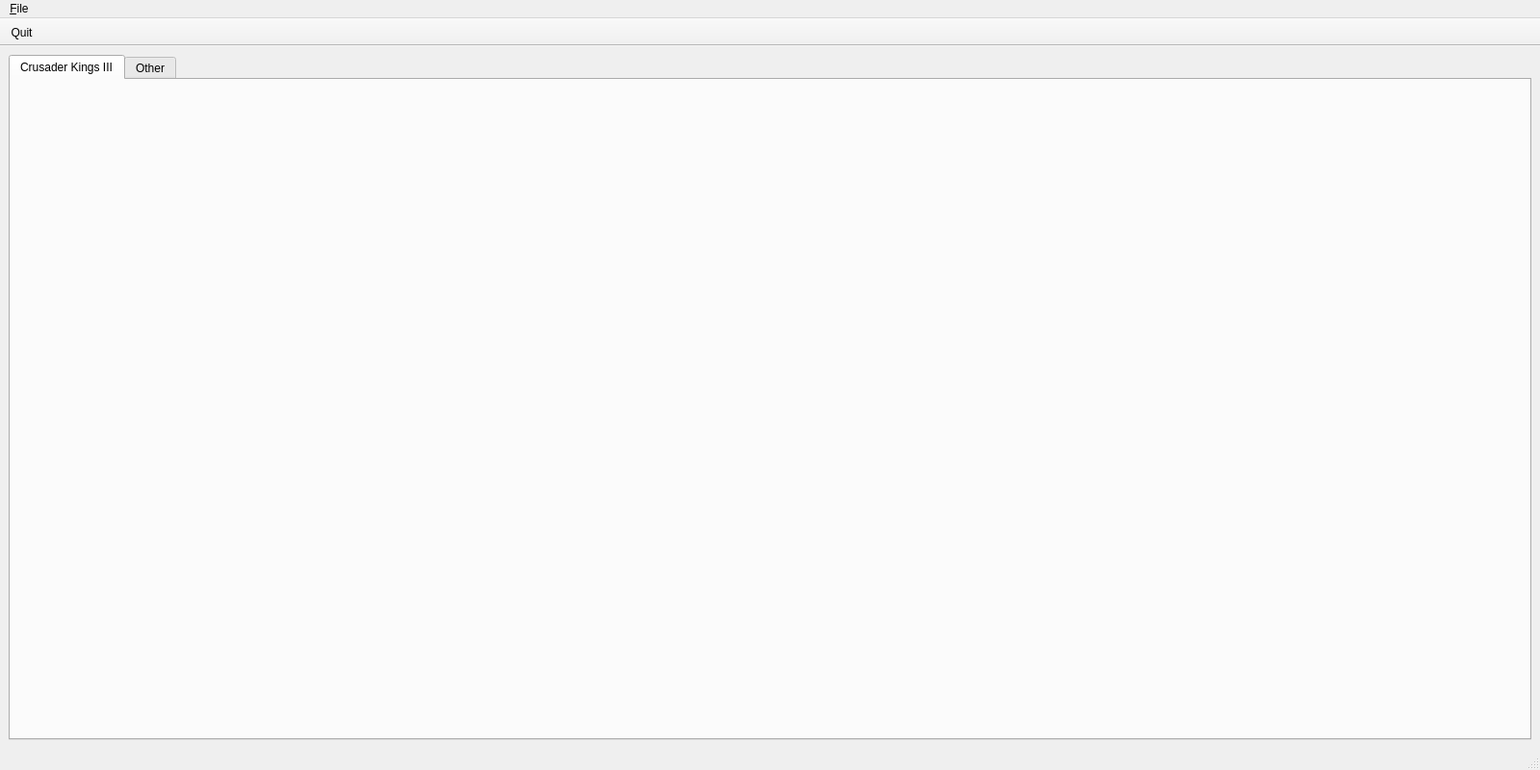
<?xml version="1.0" encoding="UTF-8"?>
<ui version="4.0">
 <class>MainWindow</class>
 <widget class="QMainWindow" name="MainWindow">
  <property name="geometry">
   <rect>
    <x>0</x>
    <y>0</y>
    <width>1600</width>
    <height>800</height>
   </rect>
  </property>
  <property name="windowTitle">
   <string>SKDeck</string>
  </property>
  <widget class="QWidget" name="centralwidget">
   <layout class="QHBoxLayout" name="horizontalLayout">
    <item>
     <widget class="QTabWidget" name="tabWidget">
      <property name="currentIndex">
       <number>0</number>
      </property>
      <widget class="QWidget" name="ck3Tab">
       <attribute name="title">
        <string>Crusader Kings III</string>
       </attribute>
      </widget>
      <widget class="QWidget" name="otherTab">
       <attribute name="title">
        <string>Other</string>
       </attribute>
      </widget>
     </widget>
    </item>
   </layout>
  </widget>
  <widget class="QMenuBar" name="menubar">
   <property name="geometry">
    <rect>
     <x>0</x>
     <y>0</y>
     <width>1600</width>
     <height>23</height>
    </rect>
   </property>
   <widget class="QMenu" name="menu_File">
    <property name="title">
     <string>&amp;File</string>
    </property>
    <addaction name="action_Quit"/>
   </widget>
   <addaction name="menu_File"/>
  </widget>
  <widget class="QStatusBar" name="statusbar"/>
  <widget class="QToolBar" name="toolBar">
   <property name="windowTitle">
    <string>Toolbar</string>
   </property>
   <property name="movable">
    <bool>false</bool>
   </property>
   <attribute name="toolBarArea">
    <enum>TopToolBarArea</enum>
   </attribute>
   <attribute name="toolBarBreak">
    <bool>false</bool>
   </attribute>
   <addaction name="action_Quit"/>
  </widget>
  <action name="action_Quit">
   <property name="icon">
    <iconset theme="application-exit">
     <normaloff>.</normaloff>.</iconset>
   </property>
   <property name="text">
    <string>&amp;Quit</string>
   </property>
  </action>
 </widget>
 <resources/>
 <connections/>
</ui>
